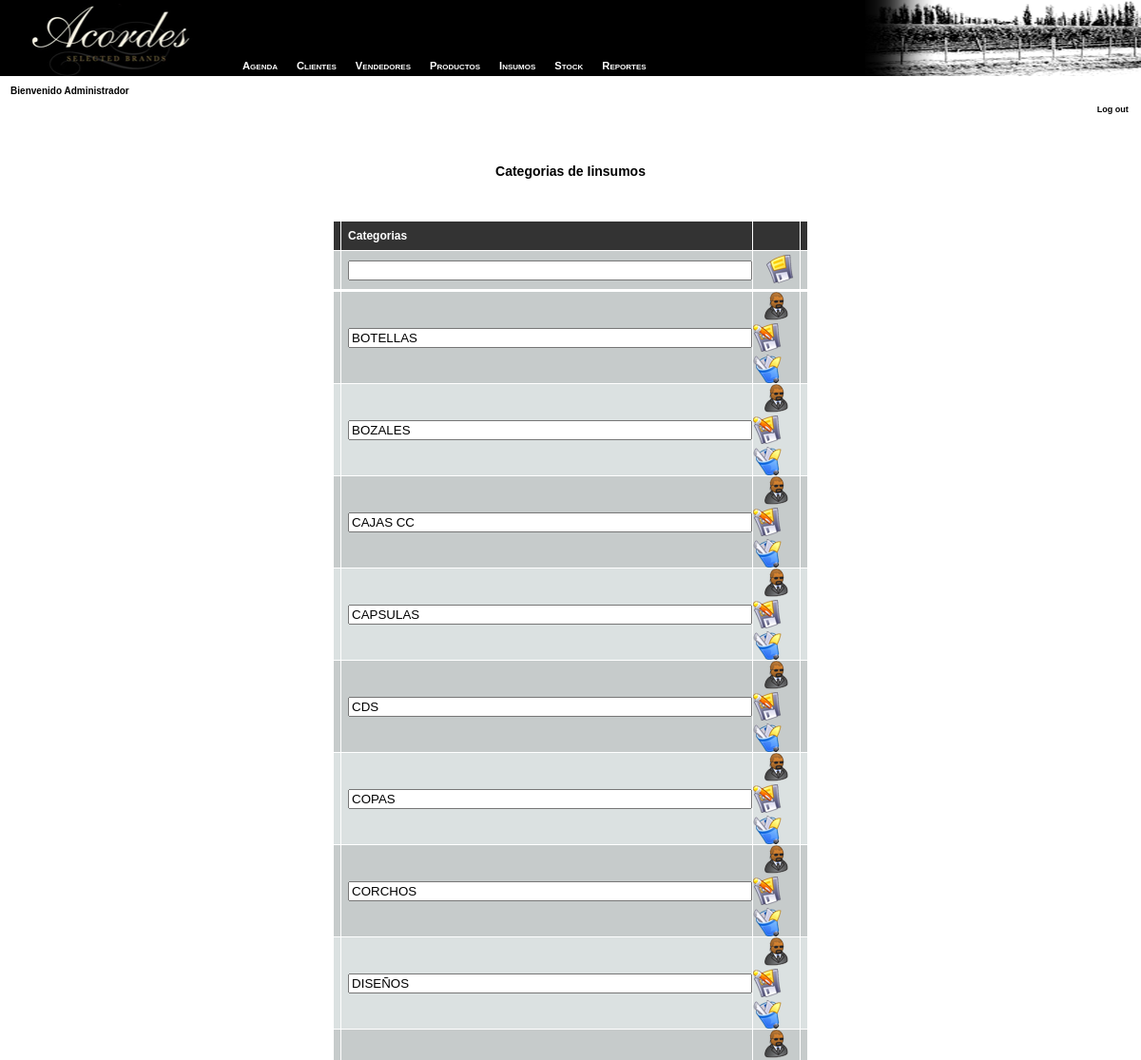
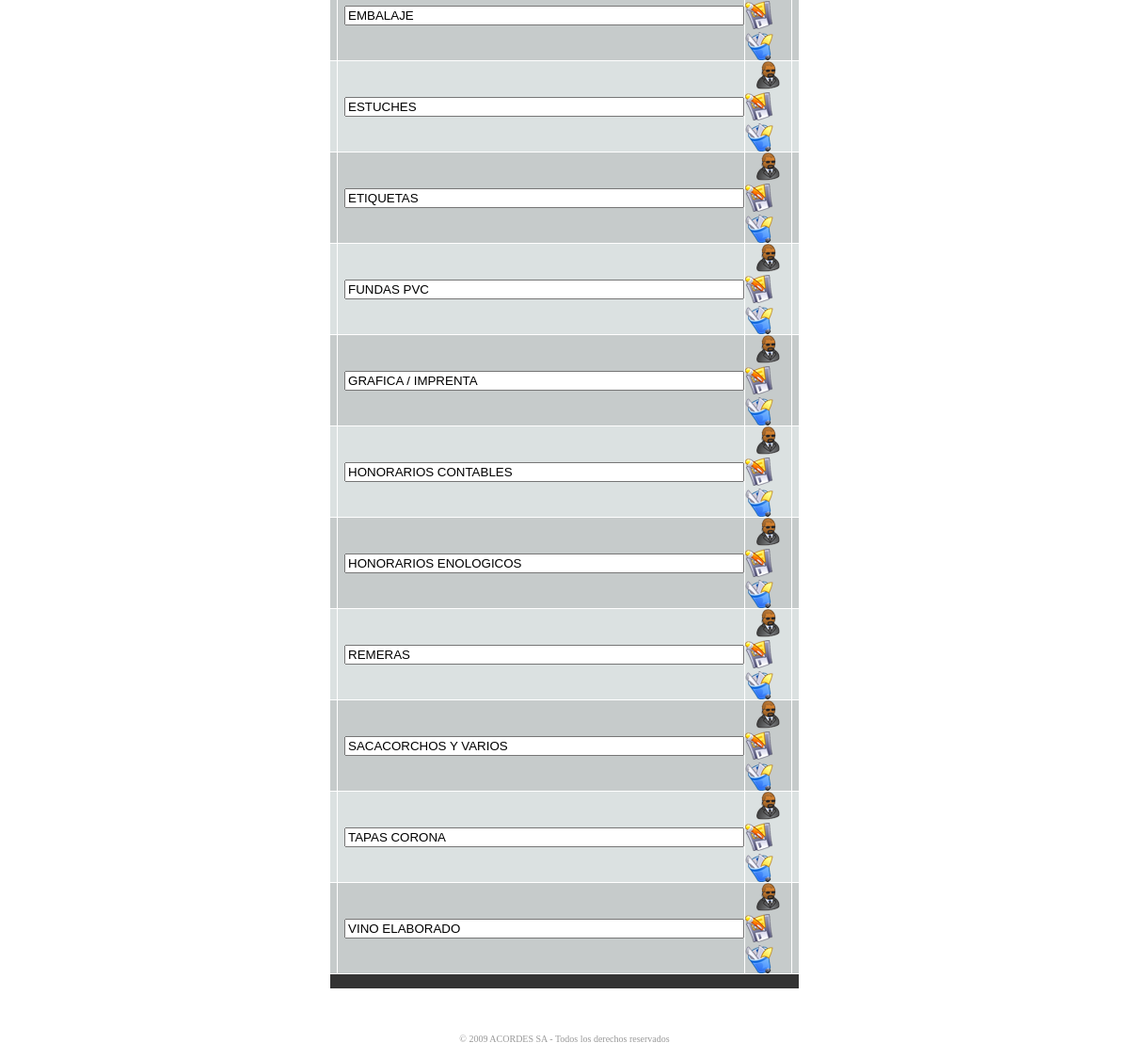
/web/administrador/abm_i_categorias.php (signed in), run on the app's committed database (2 pictures, top to bottom).
### tables this page shows
CREATE TABLE `i_categorias` (
  `id_categoria` int(11) NOT NULL AUTO_INCREMENT,
  `categoria` varchar(100) DEFAULT NULL,
  PRIMARY KEY (`id_categoria`),
  UNIQUE KEY `id_categoria` (`id_categoria`),
  KEY `id_categoria_2` (`id_categoria`)
);

### web/administrador/conn.php (called while the page is built, shortened)
<?php
$conn_id = openConn();
function openConn (){
	$local = $_SERVER['SERVER_NAME'] == "localhost" ? true:false;
	if ($local) {
		$id = mysql_connect("localhost", "root") or die("error");
	} else {
		$id = mysql_connect("localhost", "acordes_user", "Acordes12") or die(mysql_error());
		mysql_select_db("acordes_bd", $id);
	}
	return $id;
}
function query ($str){
	global $conn_id;
	$q = mysql_query ($str, $conn_id) or die (mysql_error());
	return $q;
}
?>

### web/administrador/abm_i_categorias.php (the view, shortened to what this page needs)
<?
require("conn.php");
require("func.php");
?>
<html>
<head>
<link rel="stylesheet" href="includes/menu.css" type="text/css">
<link href="estilos.css" rel="stylesheet" type="text/css">
</head>
<body>
<?
	$vendedor = $_SESSION['nombre_vend'];
	$exp = explode(",", $vendedor);
	if($exp[1] == ""){
		$n = $exp[0];
	}else{
		$n = $exp[1];
	}
	include("_menu.php");
?>
<table width="100%" border="0" cellpadding="0" cellspacing="0">
		<tr>
			<td height="121" valign="top">
				<table width="100%" height="121" border="0" cellpadding="0" cellspacing="0" id="HEADER">
					<tr>
						<td width="343" valign="top" class="header-left3">
						  <img src="images/headers/mm-ap.jpg" width="341" height="80">
						  <p class="textToolBar">&nbsp;&nbsp;&nbsp;&nbsp;Bienvenido <?= $n?></p>
						</td>
						<td class="expand3">&nbsp;</td>
						<td width="358" valign="top" class="header-right3">
							<p>&nbsp;<br><br><br></p><p>&nbsp;</p>
					    	<p align="right"><a href="logout.php" class="textToolBarLink">Log out</a>&nbsp;&nbsp;&nbsp;</p>
						</td>
					</tr>
				</table>
			</td>
		</tr>
		<tr>
		  <td height="15"><div align="right"></div></td>
		</tr>
		<tr valign="top">
			<td height="5">
			</td>
		</tr>
		<tr><td height="30">&nbsp;</td></tr>
		<tr>
			<td valign="top" height="30">
<p align="center" class="titulo"><strong>Categorias de Iinsumos</strong></p>
<br>
<table width="500" align="center" cellpadding="0" cellspacing="1">
	<tr height="30">
		<td width="25" class="t">&nbsp;</td>
		<td width="250" class="t">&nbsp;&nbsp;Categorias</td>
		<td width="100" class="t">&nbsp;</td>
		<td width="25" class="t">&nbsp;</td>
	</tr>
	<form action="<?=$_SERVER['PHP_SELF']?>" name="agregar" method="post">
		<tr height="40">
			<td class="c2">&nbsp;</td>
			<td class="c2">&nbsp;&nbsp;<input name="categoria" type="text" id="categoria" size="50"></td>
			<td class="c2">&nbsp;&nbsp;&nbsp;
				<input type="image" src="images/b_insert.png" onClick="return confirmarA();" alt="Agregar la nueva categoria">
			</td>
			<td class="c2">&nbsp;</td>
		</tr>
	</form>
	<tr height="1"><td></td></tr>
	<?
	$q = query("SELECT * FROM i_categorias ORDER BY categoria");
	if(mysql_num_rows($q)>0){
		$i = 1;
		while($rs = mysql_fetch_array($q)){
			$c = $flag ? "c1":"c2";
			$flag =! $flag;
		?>
			<form name="lista<?= $i?>" action="<?=$_SERVER['PHP_SELF']?>" method="post">
			<tr height="40">
				<td class="<?= $c?>">&nbsp;</td>
				<td class="<?= $c?>">&nbsp;&nbsp;<input name="categoria"  value="<?=$rs['categoria']?>"type="text" size="50"></td>
				<td class="<?= $c?>">&nbsp;&nbsp;
					<a href="abm_cat_proveedores.php?id_categoria=<?= $rs['id_categoria']?>&categoria=<?=$rs['categoria']?>"><img src="images/b_proveedor.png" alt="Ver o modificar los proveedores del insumo <?=$rs['categoria']?>" border="0"></a>&nbsp;&nbsp;
					<input type="image" src="images/b_save.png" onClick="return confirmarM();" alt="Modificar la categoria <?= $rs['categoria']?>">
					<a href="<?= $_SERVER['PHP_SELF']?>?borrar=Borrar&id_categoria=<?= $rs['id_categoria']?>&categoria=<?= $rs['categoria']?>" onClick="return confirmarE();"><img src="images/b_borrar.png" width="30" height="30" border="0" alt="Eliminar la categoria <?= $rs['categoria']?>"></a>
				</td>
				<td class="<?= $c?>">&nbsp;</td>
			</tr>
			</form>
		<?
			$i++;
		}
	}
	?>
	<tr height="15"><td colspan="5" class="t"></td></tr>
</table>
			</td>
		</tr>
		<tr><td vAlign="top" height="30"></td></tr>
		<tr>
			<td height="44" align="center" valign="bottom">
				<table class="pie" id="FOOTER" height="44" cellSpacing="0" cellPadding="0" width="100%" border="0">
					<tr>
						<td align="center">© 2009 ACORDES SA - Todos los derechos reservados</td>
					</tr>
				</table>
			</td>
		</tr>
	</table>
</body>
</html>

### web/administrador/includes/menu.css (style rules this page uses)
body { font-family:Tahoma, Geneva, sans-serif; }

### web/administrador/estilos.css (style rules this page uses)
body { margin-left:0; margin-top:0; margin-bottom:0; margin-right:0; font-family:Verdana, Arial, Helvetica, sans-serif; }
.titulo { font-size:14px; font-weight:900; }
.textToolBar { font-family: Verdana, Arial, Helvetica, sans-serif; font-size: 10px; font-weight: bold; color: #000000; }
.pie { font-family: Verdana; font-size: 10px; color: #999; background-image: url(images/gris_footer.gif); background-repeat: no-repeat; background-position: right bottom; }
td.c1 { background-color:#dbe1e1; font-size:12px; font-weight: bold; font-family: Arial, Verdana, sans-serif; text-decoration: none; color:#000000; }
td.c2 { background-color:#c6cbcb; font-size:12px; font-weight: bold; font-family: Arial, Verdana, sans-serif; text-decoration: none; color:#000000; }
td.t { background-color:#333333; font-size:12px; font-weight: bold; font-family: Arial, Verdana, sans-serif; text-decoration: none; color:#FFFFFF; }
a.textToolBarLink:link, a.textToolBarLink:visited, a.textToolBarLink:active { font-family: Verdana, Arial, Helvetica, sans-serif; font-size: 9px; font-weight: bold; color: #000000; }
.expand3 { background-image: url(images/headers/expand3.gif); background-repeat: repeat-x; }
.header-left3 { background-image: url(images/headers/header-left3.gif); background-repeat: no-repeat; }
.header-right3 { background-image: url(images/headers/header-right3.gif); background-repeat: no-repeat; }

### data on the page
i_categorias: categoria "BOTELLAS"
i_categorias: categoria "BOZALES"
i_categorias: categoria "CAJAS CC"
i_categorias: categoria "CAPSULAS"
i_categorias: categoria "CDS"
i_categorias: categoria "COPAS"
i_categorias: categoria "CORCHOS"
i_categorias: categoria "DISEÑOS"
i_categorias: categoria "EMBALAJE"
i_categorias: categoria "ESTUCHES"
i_categorias: categoria "ETIQUETAS"
i_categorias: categoria "FUNDAS PVC"
i_categorias: categoria "GRAFICA / IMPRENTA"
i_categorias: categoria "HONORARIOS CONTABLES"
i_categorias: categoria "HONORARIOS ENOLOGICOS"
i_categorias: categoria "REMERAS"
i_categorias: categoria "SACACORCHOS Y VARIOS"
i_categorias: categoria "TAPAS CORONA"
i_categorias: categoria "VINO ELABORADO"

### other printed values
$n "Administrador"
